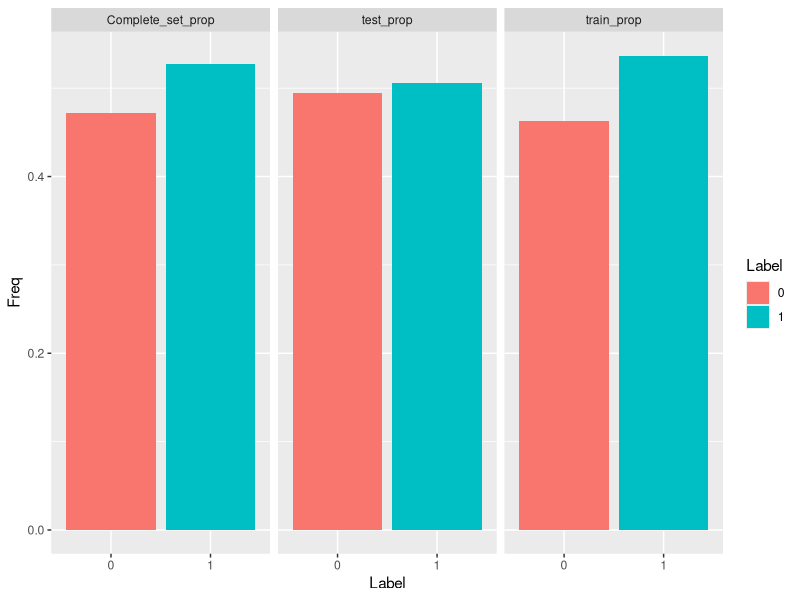

Here is the R script that generated this plot:
# Libraries ============
library(ggplot2)
library(reshape2)
library(dplyr)
library(class)

# Input archives reading
data_chembl <- read.csv("data/data.csv",sep = ";",dec = ".")
data <- read.csv("data/CHEMBL4372_Desc.csv",sep = ",",dec = ".")
variables <- data[ ,9:127]  # Df containing only the descriptors


# DATA PREPARATION ============================
# Correlation based Feature Selection ==========
cor_matrix <- cor(variables)  # Calculate cor matrix
cor_matrix[!lower.tri(cor_matrix)] <- 0  # Erase half of the mirror matrix

# Eliminating highly correlated variables
variables_0.8 <- variables[, !apply(cor_matrix, 2,
                                    function(x) any(abs(x) > 0.8, na.rm = TRUE))]
removed_var <- colnames(cor_matrix)[apply(cor_matrix, 2,
                                             function(x) any(abs(x) > 0.8, na.rm = TRUE))]
cat("No of variables after setting 0.8 as cut-off: ", ncol(variables_0.8),
    "\nEliminated variables:\n", removed_var)

'
variables_0.85 <- variables[, !apply(cor_matrix, 2,
                                    function(x) any(abs(x) > 0.85, na.rm = TRUE))]
variables_0.9 <- variables[, !apply(cor_matrix, 2,
                                    function(x) any(abs(x) > 0.9, na.rm = TRUE))]
cat("No of variables after setting 0.8 as cut-off: ", ncol(variables_0.8),
      "\nNo of variables after setting 0.85 as cut-off: ", ncol(variables_0.85),
      "\nNo of variables after setting 0.9 as cut-off: ", ncol(variables_0.9))
'


# Variance based Feature Selection ==========
variances <- data.frame(t(apply(variables_0.8, 2, var)))
removed_var <- colnames(variances)[which((!abs(variances) > 0))]
data_df <- variables_0.8[,apply(variances, 2,
                               function(x) any(abs(x) > 0, na.rm = TRUE))]
cat("Variable No. after eliminating variance = 0: ", ncol(data_df),
    "\nEliminated variables: ", removed_var)


# First description of the variables ==============
barplot <- ggplot(melt(data_df), aes(x = variable, y = value)) +
  labs(title = "Descriptors values distribution boxplot", x = "Descriptors") + 
  geom_boxplot() + theme(axis.text.x = element_text(angle = 45, hjust=1),
                         plot.title = element_text(size = 22, hjust = 0.5))


# Normalization =========
normalize <- function(x) {
  return ((x - min(x)) / (max(x) - min(x)))
}

# test normalization function - the results should be identical
normalize(c(1, 2, 3, 4, 5))
normalize(c(10, 20, 30, 40, 50))
norm_data <- as.data.frame(lapply(data_df, normalize))

# boxplot normalized data
norm_barplot <- ggplot(melt(norm_data), aes(x = variable, y = value)) +
  labs(title = "Normalized descriptors values distribution boxplot", x = "Descriptors") + 
  geom_boxplot() + theme(axis.text.x = element_text(angle = 45, hjust=1),
                         plot.title = element_text(size = 22, hjust = 0.5))

# print out into the same pdf
'
library(gridExtra)
p <- ggplot(melt(data_df), aes(x = variable, y = value)) +
  labs(title = "Descriptors values distribution boxplot", x = "Descriptors", tag = "A") + 
  geom_boxplot() + theme(axis.text.x = element_text(angle = 45, hjust=1),
                         plot.title = element_text(size = 22, hjust = 0.5),
                         plot.tag = element_text(size = 16))
  
q <- ggplot(melt(norm_data), aes(x = variable, y = value)) +
  labs(title = "Normalized descriptors values distribution boxplot", x = "Descriptors", tag = "B") +
  geom_boxplot() + theme(axis.text.x = element_text(angle = 45, hjust=1),
                         plot.title = element_text(size = 22, hjust = 0.5),
                         plot.tag = element_text(size = 16))
pdf(file = "plots/melted_boxplot.pdf", onefile = TRUE, width = 15, height = 16)
grid.arrange(p,q)
dev.off()
'

# Define labels =========
label <- c()
for (i in 1:nrow(data)) {
  #Std.value equal or bigger than 11000 will set as active
  if (data$Standard.Value[i] >= 11000){  
    label[i] = 1  # label 1 = active
  }
  else {
    label[i] = 0  # label 0 = inactive
    }
}
norm_data <- cbind(label, norm_data)
norm_data <- cbind(data$Molecule.ChEMBL.ID, norm_data)
norm_data$label <- as.factor(norm_data$label)
table(norm_data$label)
prop.table(table(norm_data$label))


# Train Test Split ========
norm_data$id <- 1:nrow(norm_data)  # create temporary variable to facilitate sampling
set.seed(12345)
train <- norm_data %>% dplyr::sample_frac(0.7)  # Split train set
test  <- dplyr::anti_join(norm_data, train, by = "id")  # Split test set

# Proportion tables
complete_set_prop <- as.data.frame(prop.table(table(norm_data$label)))
colnames(complete_set_prop)[1] <- c("Complete_set_prop")
train_prop <- as.data.frame(prop.table(table(train$label)))
colnames(train_prop)[1] <- c("train_prop")
test_prop <- as.data.frame(prop.table(table(test$label)))
colnames(test_prop)[1] <- c("test_prop")

# Barplot to compare proportions
all_sets <- list(complete_set_prop, train_prop, test_prop)  # Setting all tables to the same data frame
all_sets <- lapply(all_sets, function(dat) {  # Add "type" and "label" column
  dat$type <- colnames(dat)[1]
  colnames(dat)[1] <- "Label"
  dat
})
all_sets <- do.call(rbind, all_sets)  # Include all tables to the same data frame

prop_table <- ggplot(all_sets,aes(x=Label, y=Freq, fill = Label)) +
  geom_col() + 
  facet_wrap(~ type, scales = "free_x")
prop_table

# Remove temporary variable
norm_data <- subset(norm_data, select = -c(id))
train <- subset(train, select = -c(id))
test <- subset(test, select = -c(id))

